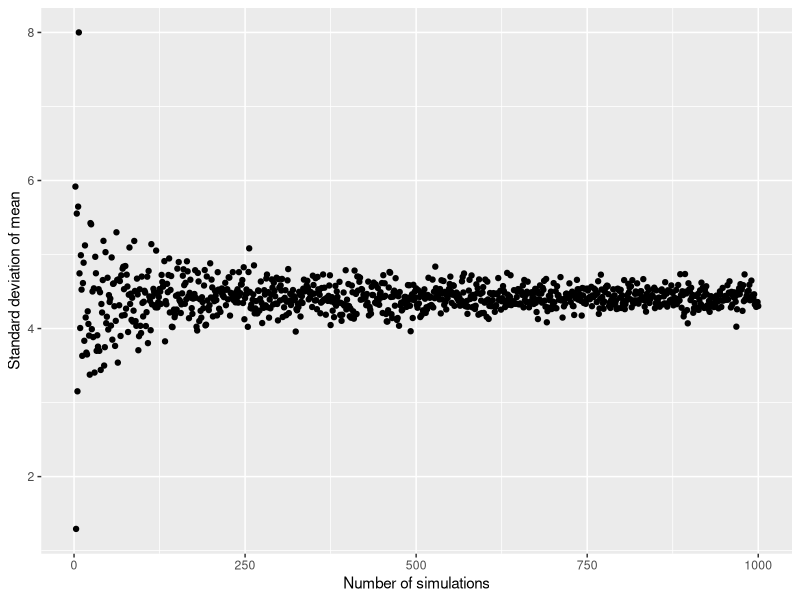

Reproduce this figure in R.
## ---- chunk 1
knitr::opts_chunk$set(echo = TRUE)
library(tidyverse)
library(pbapply)
library(plotrix)
## ---- chunk 2
df <- read_csv("./hotels-vienna.csv")
## ---- chunk 3
mean(df$price)
## ---- chunk 4
bootstrap_df <- data_frame(num = 1:1000) %>% 
    group_by(num) %>% 
    mutate(means = mean(sample(df$price, replace = TRUE)))
## ---- chunk 5
sd(bootstrap_df$means)
## ---- chunk 6
bootstrap_mean <- function(B,v) {
  bootstrap_df <- data_frame(num = 1:B) %>% 
    group_by(num) %>% 
    mutate(means = mean(sample(v, replace = TRUE)))
  return(sd(bootstrap_df$means))
}
## ---- chunk 7
simulated_deviations <- unlist(pblapply(2:1000, bootstrap_mean, v=df$price))
df_to_plot <- data.frame(number_of_simulations = 2:1000, 
                         standard_dev = simulated_deviations)
## ---- chunk 8
ggplot(df_to_plot, aes(x = number_of_simulations, y = standard_dev)) + 
  geom_point() +
  xlab("Number of simulations") +
  ylab("Standard deviation of mean")
## ---- chunk 9
std.error(df$price)
## ---- chunk 10
bootstrap_median <- function(B,v) {
  bootstrap_df <- data_frame(num = 1:B) %>% 
    group_by(num) %>% 
    mutate(medians = median(sample(v, replace = TRUE)))
  return(sd(bootstrap_df$medians))
}
## ---- chunk 11
bootstrap_median(1000, df$price)
## ---- chunk 12
bootstrap_func <- function(B,v, method) {
  if (is.data.frame(v)) {
    bootstrap_df <- data_frame(num = 1:B) %>% 
    group_by(num) %>% 
    mutate(metric_value = method(sample_n(v, nrow(v), replace = TRUE)))
    return(sd(bootstrap_df$metric_value))
  } else {
    bootstrap_df <- data_frame(num = 1:B) %>% 
    group_by(num) %>% 
    mutate(metric_value = method(sample(v, replace = TRUE)))
    return(sd(bootstrap_df$metric_value))
  }
}
## ---- chunk 13
bootstrap_func(1000, df$price, sd)
## ---- chunk 14
bootstrap_func(1000, df$price, max)
## ---- chunk 15
bootstrap_func(1000, df$price, mean)
## ---- chunk 16
bootstrap_func(1000, df$price, median)
## ---- chunk 17
bootstrap_func(1000, df$price,function(metric) quantile(metric)[4])
## ---- chunk 18
get_coeff <- function(data){
  mod <- lm(price ~ distance_alter, data = data)
  return(summary(mod)$coefficients[2, 4])
}
## ---- chunk 19
bootstrap_func(100, df, get_coeff)
## ---- chunk 20
mod <- lm(price ~ distance_alter, data = df)
summary(mod)
